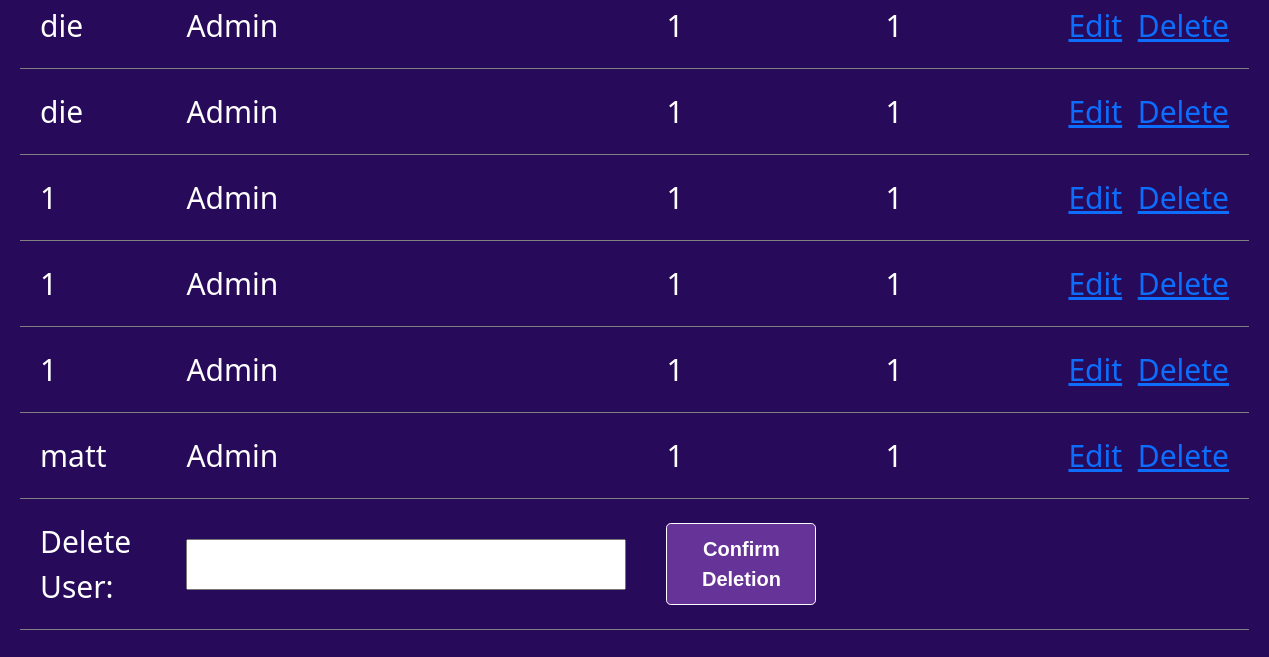
The app's page /viewuser/ (signed in, lower part), older data.
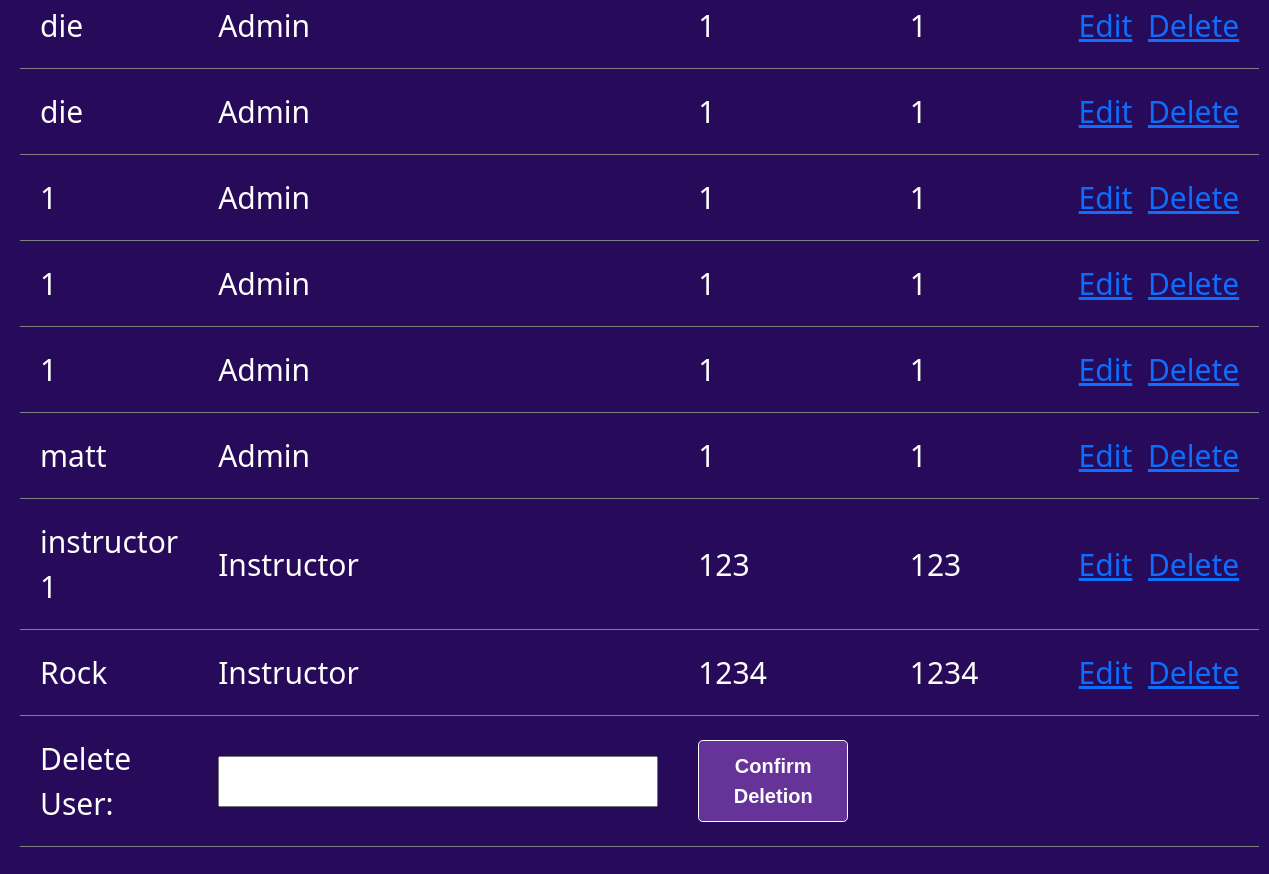
The same page, newer data.
### PurplePanda/models.py (models this page shows, shortened)
class MyUser(models.Model):
    name = models.CharField(max_length=20)
    password = models.CharField(max_length=20)
    role = models.CharField(max_length=20)
    phoneNumber = models.CharField(max_length=10, default=None, null=True)
    address = models.CharField(max_length=30, default=None, null=True)

### PurplePanda/views.py (the view, shortened to what this page needs)
# urls.py: path('viewuser/', DataView.as_view(), name='viewuser'),
class DataView(View):
    def get(self, request):
        x = list(MyUser.objects.all())
        temp = request.session.get("name")
        temp = MyUser.objects.get(name=temp)
        return render(request, "viewuser.html", {'print': x, 'current': temp})

### templates/viewuser.html (shortened to what this page needs)
{% load static %}
<!DOCTYPE html>
<html lang="en">
<head>
    <link href="https://cdn.jsdelivr.net/npm/bootstrap@5.0.2/dist/css/bootstrap.min.css" rel="stylesheet">
    <link href="{% static 'css/loginstyle.css' %}" rel="stylesheet" type="text/css"/>
</head>
<body>
    <div class="users">
    <div class="table">
            <table class="loginTable">
                {% for i in print %}
                <tr>
                    <td>{{ i.name }} </td>
                    <td>{{ i.role }}</td>
                    <td>{{ i.phoneNumber }}</td>
                    <td>{{ i.address }}</td>
                    <td><a href="/createuser">Edit</a>&nbsp&nbsp<a href="">Delete</a></td>
                </tr>
            {% endfor %}
            <form action="/viewuser/" method="post">
                <tr>
                    <td>Delete User: </td>
                    <td><input type="text" name="n"></td>
                    <td><button class="btn btn-lg buttons" type = "submit">Confirm Deletion</button></td>
                </tr>
            </form>
            </table>
        </div>
    </div>
</body>
</html>

Row changes from the older to the newer data that the page shows:
added MyUser: name "instructor 1", role "Instructor", phoneNumber "123", address "123"
added MyUser: name "Rock", role "Instructor", phoneNumber "1234", address "1234"
